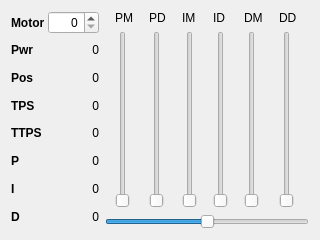
<ui version="4.0" >
 <class>MotorTune</class>
 <widget class="QDialog" name="MotorTune" >
  <property name="geometry" >
   <rect>
    <x>0</x>
    <y>0</y>
    <width>320</width>
    <height>240</height>
   </rect>
  </property>
  <property name="minimumSize" >
   <size>
    <width>320</width>
    <height>240</height>
   </size>
  </property>
  <property name="maximumSize" >
   <size>
    <width>320</width>
    <height>240</height>
   </size>
  </property>
  <property name="windowTitle" >
   <string>Motor Tune</string>
  </property>
  <layout class="QHBoxLayout" name="horizontalLayout_2" >
   <item>
    <layout class="QGridLayout" name="gridLayout" >
     <property name="spacing" >
      <number>3</number>
     </property>
     <item row="1" column="0" >
      <widget class="QLabel" name="label_38" >
       <property name="minimumSize" >
        <size>
         <width>33</width>
         <height>0</height>
        </size>
       </property>
       <property name="maximumSize" >
        <size>
         <width>33</width>
         <height>16777215</height>
        </size>
       </property>
       <property name="font" >
        <font>
         <weight>75</weight>
         <bold>true</bold>
        </font>
       </property>
       <property name="text" >
        <string>Pwr</string>
       </property>
      </widget>
     </item>
     <item row="1" column="1" >
      <widget class="QLabel" name="ui_MotorPower" >
       <property name="minimumSize" >
        <size>
         <width>51</width>
         <height>0</height>
        </size>
       </property>
       <property name="maximumSize" >
        <size>
         <width>51</width>
         <height>16777215</height>
        </size>
       </property>
       <property name="text" >
        <string>0</string>
       </property>
       <property name="alignment" >
        <set>Qt::AlignRight|Qt::AlignTrailing|Qt::AlignVCenter</set>
       </property>
      </widget>
     </item>
     <item row="2" column="0" >
      <widget class="QLabel" name="label_43" >
       <property name="minimumSize" >
        <size>
         <width>33</width>
         <height>0</height>
        </size>
       </property>
       <property name="maximumSize" >
        <size>
         <width>33</width>
         <height>16777215</height>
        </size>
       </property>
       <property name="font" >
        <font>
         <weight>75</weight>
         <bold>true</bold>
        </font>
       </property>
       <property name="text" >
        <string>Pos</string>
       </property>
      </widget>
     </item>
     <item row="2" column="1" >
      <widget class="QLabel" name="ui_MotorPosition" >
       <property name="minimumSize" >
        <size>
         <width>51</width>
         <height>0</height>
        </size>
       </property>
       <property name="maximumSize" >
        <size>
         <width>51</width>
         <height>16777215</height>
        </size>
       </property>
       <property name="text" >
        <string>0</string>
       </property>
       <property name="alignment" >
        <set>Qt::AlignRight|Qt::AlignTrailing|Qt::AlignVCenter</set>
       </property>
      </widget>
     </item>
     <item row="3" column="0" >
      <widget class="QLabel" name="label_44" >
       <property name="minimumSize" >
        <size>
         <width>33</width>
         <height>0</height>
        </size>
       </property>
       <property name="maximumSize" >
        <size>
         <width>33</width>
         <height>16777215</height>
        </size>
       </property>
       <property name="font" >
        <font>
         <weight>75</weight>
         <bold>true</bold>
        </font>
       </property>
       <property name="text" >
        <string>TPS</string>
       </property>
      </widget>
     </item>
     <item row="4" column="0" >
      <widget class="QLabel" name="label_45" >
       <property name="minimumSize" >
        <size>
         <width>33</width>
         <height>0</height>
        </size>
       </property>
       <property name="maximumSize" >
        <size>
         <width>33</width>
         <height>16777215</height>
        </size>
       </property>
       <property name="font" >
        <font>
         <weight>75</weight>
         <bold>true</bold>
        </font>
       </property>
       <property name="text" >
        <string>TTPS</string>
       </property>
      </widget>
     </item>
     <item row="5" column="0" >
      <widget class="QLabel" name="label_46" >
       <property name="minimumSize" >
        <size>
         <width>33</width>
         <height>0</height>
        </size>
       </property>
       <property name="maximumSize" >
        <size>
         <width>33</width>
         <height>16777215</height>
        </size>
       </property>
       <property name="font" >
        <font>
         <weight>75</weight>
         <bold>true</bold>
        </font>
       </property>
       <property name="text" >
        <string>P</string>
       </property>
      </widget>
     </item>
     <item row="6" column="0" >
      <widget class="QLabel" name="label_47" >
       <property name="minimumSize" >
        <size>
         <width>33</width>
         <height>0</height>
        </size>
       </property>
       <property name="maximumSize" >
        <size>
         <width>33</width>
         <height>16777215</height>
        </size>
       </property>
       <property name="font" >
        <font>
         <weight>75</weight>
         <bold>true</bold>
        </font>
       </property>
       <property name="text" >
        <string>I</string>
       </property>
      </widget>
     </item>
     <item row="7" column="0" >
      <widget class="QLabel" name="label_48" >
       <property name="minimumSize" >
        <size>
         <width>33</width>
         <height>0</height>
        </size>
       </property>
       <property name="maximumSize" >
        <size>
         <width>33</width>
         <height>16777215</height>
        </size>
       </property>
       <property name="font" >
        <font>
         <weight>75</weight>
         <bold>true</bold>
        </font>
       </property>
       <property name="text" >
        <string>D</string>
       </property>
      </widget>
     </item>
     <item row="3" column="1" >
      <widget class="QLabel" name="ui_MotorTPS" >
       <property name="minimumSize" >
        <size>
         <width>51</width>
         <height>0</height>
        </size>
       </property>
       <property name="maximumSize" >
        <size>
         <width>51</width>
         <height>16777215</height>
        </size>
       </property>
       <property name="text" >
        <string>0</string>
       </property>
       <property name="alignment" >
        <set>Qt::AlignRight|Qt::AlignTrailing|Qt::AlignVCenter</set>
       </property>
      </widget>
     </item>
     <item row="4" column="1" >
      <widget class="QLabel" name="ui_MotorTargetTPS" >
       <property name="minimumSize" >
        <size>
         <width>51</width>
         <height>0</height>
        </size>
       </property>
       <property name="maximumSize" >
        <size>
         <width>51</width>
         <height>16777215</height>
        </size>
       </property>
       <property name="text" >
        <string>0</string>
       </property>
       <property name="alignment" >
        <set>Qt::AlignRight|Qt::AlignTrailing|Qt::AlignVCenter</set>
       </property>
      </widget>
     </item>
     <item row="5" column="1" >
      <widget class="QLabel" name="ui_P" >
       <property name="minimumSize" >
        <size>
         <width>51</width>
         <height>0</height>
        </size>
       </property>
       <property name="maximumSize" >
        <size>
         <width>51</width>
         <height>16777215</height>
        </size>
       </property>
       <property name="text" >
        <string>0</string>
       </property>
       <property name="alignment" >
        <set>Qt::AlignRight|Qt::AlignTrailing|Qt::AlignVCenter</set>
       </property>
      </widget>
     </item>
     <item row="6" column="1" >
      <widget class="QLabel" name="ui_I" >
       <property name="minimumSize" >
        <size>
         <width>51</width>
         <height>0</height>
        </size>
       </property>
       <property name="maximumSize" >
        <size>
         <width>51</width>
         <height>16777215</height>
        </size>
       </property>
       <property name="text" >
        <string>0</string>
       </property>
       <property name="alignment" >
        <set>Qt::AlignRight|Qt::AlignTrailing|Qt::AlignVCenter</set>
       </property>
      </widget>
     </item>
     <item row="7" column="1" >
      <widget class="QLabel" name="ui_D" >
       <property name="minimumSize" >
        <size>
         <width>51</width>
         <height>0</height>
        </size>
       </property>
       <property name="maximumSize" >
        <size>
         <width>51</width>
         <height>16777215</height>
        </size>
       </property>
       <property name="text" >
        <string>0</string>
       </property>
       <property name="alignment" >
        <set>Qt::AlignRight|Qt::AlignTrailing|Qt::AlignVCenter</set>
       </property>
      </widget>
     </item>
     <item row="0" column="0" >
      <widget class="QLabel" name="label_33" >
       <property name="font" >
        <font>
         <weight>75</weight>
         <bold>true</bold>
        </font>
       </property>
       <property name="text" >
        <string>Motor</string>
       </property>
      </widget>
     </item>
     <item row="0" column="1" >
      <widget class="QSpinBox" name="ui_MotorSelect" >
       <property name="alignment" >
        <set>Qt::AlignRight|Qt::AlignTrailing|Qt::AlignVCenter</set>
       </property>
       <property name="maximum" >
        <number>3</number>
       </property>
      </widget>
     </item>
    </layout>
   </item>
   <item>
    <layout class="QVBoxLayout" name="verticalLayout_7" >
     <item>
      <layout class="QHBoxLayout" name="horizontalLayout" >
       <item>
        <layout class="QVBoxLayout" name="verticalLayout" >
         <item>
          <widget class="QLabel" name="label_6" >
           <property name="text" >
            <string>PM</string>
           </property>
          </widget>
         </item>
         <item>
          <widget class="QSlider" name="ui_PM" >
           <property name="minimumSize" >
            <size>
             <width>15</width>
             <height>0</height>
            </size>
           </property>
           <property name="maximumSize" >
            <size>
             <width>15</width>
             <height>16777215</height>
            </size>
           </property>
           <property name="cursor" >
            <cursorShape>SizeVerCursor</cursorShape>
           </property>
           <property name="minimum" >
            <number>0</number>
           </property>
           <property name="maximum" >
            <number>100</number>
           </property>
           <property name="value" >
            <number>0</number>
           </property>
           <property name="orientation" >
            <enum>Qt::Vertical</enum>
           </property>
           <property name="invertedControls" >
            <bool>false</bool>
           </property>
           <property name="tickPosition" >
            <enum>QSlider::NoTicks</enum>
           </property>
          </widget>
         </item>
        </layout>
       </item>
       <item>
        <layout class="QVBoxLayout" name="verticalLayout_2" >
         <item>
          <widget class="QLabel" name="label_7" >
           <property name="text" >
            <string>PD</string>
           </property>
          </widget>
         </item>
         <item>
          <widget class="QSlider" name="ui_PD" >
           <property name="minimumSize" >
            <size>
             <width>15</width>
             <height>0</height>
            </size>
           </property>
           <property name="maximumSize" >
            <size>
             <width>15</width>
             <height>16777215</height>
            </size>
           </property>
           <property name="minimum" >
            <number>1</number>
           </property>
           <property name="maximum" >
            <number>100</number>
           </property>
           <property name="orientation" >
            <enum>Qt::Vertical</enum>
           </property>
           <property name="invertedControls" >
            <bool>false</bool>
           </property>
           <property name="tickPosition" >
            <enum>QSlider::NoTicks</enum>
           </property>
          </widget>
         </item>
        </layout>
       </item>
       <item>
        <layout class="QVBoxLayout" name="verticalLayout_3" >
         <item>
          <widget class="QLabel" name="label_8" >
           <property name="text" >
            <string>IM</string>
           </property>
          </widget>
         </item>
         <item>
          <widget class="QSlider" name="ui_IM" >
           <property name="minimumSize" >
            <size>
             <width>15</width>
             <height>0</height>
            </size>
           </property>
           <property name="maximumSize" >
            <size>
             <width>15</width>
             <height>16777215</height>
            </size>
           </property>
           <property name="minimum" >
            <number>0</number>
           </property>
           <property name="maximum" >
            <number>100</number>
           </property>
           <property name="value" >
            <number>0</number>
           </property>
           <property name="orientation" >
            <enum>Qt::Vertical</enum>
           </property>
           <property name="invertedControls" >
            <bool>false</bool>
           </property>
           <property name="tickPosition" >
            <enum>QSlider::NoTicks</enum>
           </property>
          </widget>
         </item>
        </layout>
       </item>
       <item>
        <layout class="QVBoxLayout" name="verticalLayout_4" >
         <item>
          <widget class="QLabel" name="label_9" >
           <property name="text" >
            <string>ID</string>
           </property>
          </widget>
         </item>
         <item>
          <widget class="QSlider" name="ui_ID" >
           <property name="minimumSize" >
            <size>
             <width>15</width>
             <height>0</height>
            </size>
           </property>
           <property name="maximumSize" >
            <size>
             <width>15</width>
             <height>16777215</height>
            </size>
           </property>
           <property name="minimum" >
            <number>1</number>
           </property>
           <property name="maximum" >
            <number>100</number>
           </property>
           <property name="orientation" >
            <enum>Qt::Vertical</enum>
           </property>
           <property name="invertedControls" >
            <bool>false</bool>
           </property>
           <property name="tickPosition" >
            <enum>QSlider::NoTicks</enum>
           </property>
          </widget>
         </item>
        </layout>
       </item>
       <item>
        <layout class="QVBoxLayout" name="verticalLayout_5" >
         <item>
          <widget class="QLabel" name="label_10" >
           <property name="text" >
            <string>DM</string>
           </property>
          </widget>
         </item>
         <item>
          <widget class="QSlider" name="ui_DM" >
           <property name="minimumSize" >
            <size>
             <width>15</width>
             <height>0</height>
            </size>
           </property>
           <property name="maximumSize" >
            <size>
             <width>15</width>
             <height>16777215</height>
            </size>
           </property>
           <property name="minimum" >
            <number>0</number>
           </property>
           <property name="maximum" >
            <number>100</number>
           </property>
           <property name="value" >
            <number>0</number>
           </property>
           <property name="orientation" >
            <enum>Qt::Vertical</enum>
           </property>
           <property name="invertedControls" >
            <bool>false</bool>
           </property>
           <property name="tickPosition" >
            <enum>QSlider::NoTicks</enum>
           </property>
          </widget>
         </item>
        </layout>
       </item>
       <item>
        <layout class="QVBoxLayout" name="verticalLayout_6" >
         <item>
          <widget class="QLabel" name="label_11" >
           <property name="text" >
            <string>DD</string>
           </property>
          </widget>
         </item>
         <item>
          <widget class="QSlider" name="ui_DD" >
           <property name="minimumSize" >
            <size>
             <width>15</width>
             <height>0</height>
            </size>
           </property>
           <property name="maximumSize" >
            <size>
             <width>15</width>
             <height>16777215</height>
            </size>
           </property>
           <property name="minimum" >
            <number>1</number>
           </property>
           <property name="maximum" >
            <number>100</number>
           </property>
           <property name="orientation" >
            <enum>Qt::Vertical</enum>
           </property>
           <property name="invertedControls" >
            <bool>false</bool>
           </property>
           <property name="tickPosition" >
            <enum>QSlider::NoTicks</enum>
           </property>
          </widget>
         </item>
        </layout>
       </item>
      </layout>
     </item>
     <item>
      <widget class="QSlider" name="ui_Velocity" >
       <property name="minimum" >
        <number>-1000</number>
       </property>
       <property name="maximum" >
        <number>1000</number>
       </property>
       <property name="orientation" >
        <enum>Qt::Horizontal</enum>
       </property>
      </widget>
     </item>
    </layout>
   </item>
  </layout>
 </widget>
 <resources>
  <include location="icons/icons.qrc" />
 </resources>
 <connections/>
</ui>
